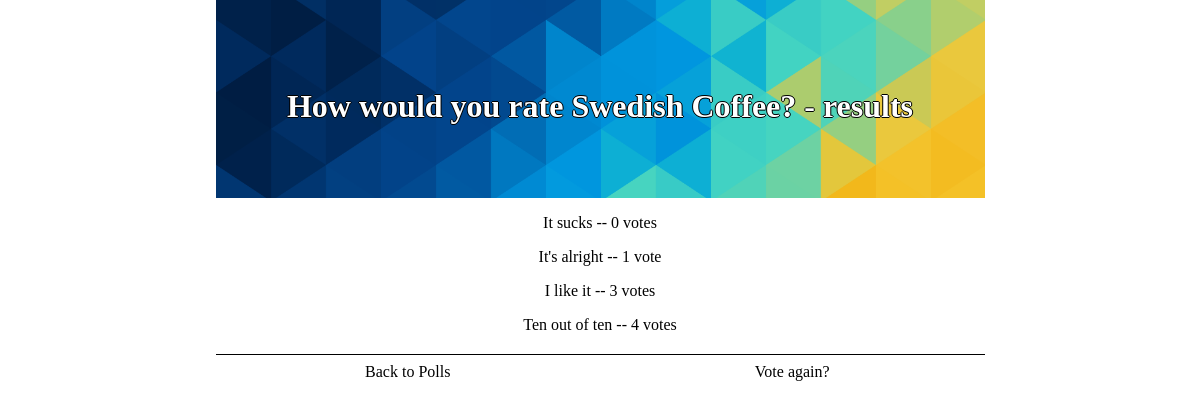
The app's page /polls/2/results/ with its own data.
### polls/models.py (models this page shows, shortened)
class Question(models.Model):
    question_text = models.CharField(max_length=200)
    pub_date = models.DateTimeField('date published')
    def was_published_recently(self):
        now=timezone.now();
        return  now-datetime.timedelta(days=1) <= self.pub_date <= now
    was_published_recently.admin_order_field = 'pub_date'
    was_published_recently.boolean = True
    was_published_recently.short_description = 'Published recently?'

class Choice(models.Model):
    question = models.ForeignKey(Question, on_delete=models.CASCADE)
    choice_text = models.CharField(max_length=200)
    votes = models.IntegerField(default=0)

### polls/views.py (the view)
# urls.py: url(r'^(?P<pk>[0-9]+)/results/$', views.ResultsView.as_view(), name='results'),
class ResultsView(generic.DetailView):
    model = Question
    template_name = 'polls/results.html'

### polls/templates/polls/results.html (shortened to what this page needs)
{% extends "polls/base.html" %}
{% load staticfiles %}
{% block header %}
    <h1>{{ question.question_text}} - results</h1>
{% endblock %}
{%block container %}
{% for choice in question.choice_set.all %}
    <p>{{ choice.choice_text }} -- {{ choice.votes }} vote{{ choice.votes|pluralize }}</p>
{% endfor %}
{% endblock %}
{% block rAction %}
    <a class="actionButton rbutton" href="{% url 'polls:detail' question.id %}">
        Vote again?
    </a>
{% endblock %}

### polls/static/polls/style.css (style rules this page uses)
.content a, h1 { text-align: center; text-decoration: none; }
.headerh1 h1 { margin:0px; padding:0px; }
.actionButton { background-color: white; border: none; cursor:pointer; text-align: center; width:100%; padding-top:8px; padding-bottom:8px; text-decoration: none; color:black; }
.rbutton { order:1; }
@media screen and (min-width: 426px) { .actionButton { width:50%; } }
@media screen and (min-width: 426px) { .rbutton { order:2; } }

### records on screen
Question: question_text "How would you rate Swedish Coffee?"
Choice: choice_text "It sucks", votes "0"
Choice: choice_text "It's alright", votes "1"
Choice: choice_text "I like it", votes "3"
Choice: choice_text "Ten out of ten", votes "4"
